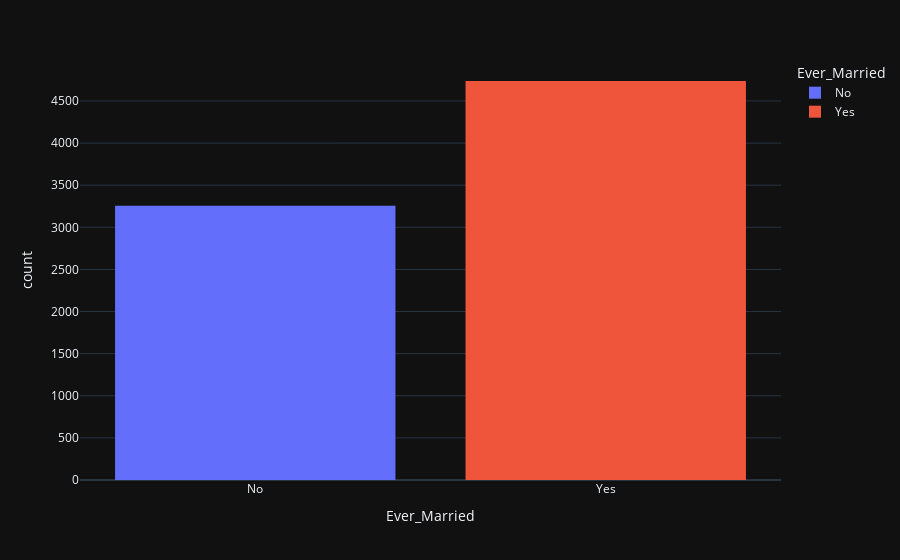

This figure's notebook cell:
### Code cell
fig2 = px.histogram(Train,x='Ever_Married',color='Ever_Married',template='plotly_dark')
fig2.show()

### Figure 1 — Plotly figure (JSON) as saved in the notebook; plotly's stock layout.template omitted (floating-point values rounded to 4 significant figures; data arrays with more than 128 entries replaced by an {"elided": "..."} marker saying what was removed)
{"data": [{"alignmentgroup": "True", "bingroup": "x", "hovertemplate": "Ever_Married=%{x}<br>count=%{y}<extra></extra>", "legendgroup": "No", "marker": {"color": "#636efa", "pattern": {"shape": ""}}, "name": "No", "offsetgroup": "No", "orientation": "v", "showlegend": true, "type": "histogram", "x": {"elided": "3255 str values"}, "xaxis": "x", "yaxis": "y"}, {"alignmentgroup": "True", "bingroup": "x", "hovertemplate": "Ever_Married=%{x}<br>count=%{y}<extra></extra>", "legendgroup": "Yes", "marker": {"color": "#EF553B", "pattern": {"shape": ""}}, "name": "Yes", "offsetgroup": "Yes", "orientation": "v", "showlegend": true, "type": "histogram", "x": {"elided": "4737 str values"}, "xaxis": "x", "yaxis": "y"}], "layout": {"barmode": "relative", "legend": {"title": {"text": "Ever_Married"}, "tracegroupgap": 0}, "margin": {"t": 60}, "xaxis": {"anchor": "y", "categoryarray": ["No", "Yes"], "categoryorder": "array", "domain": [0, 1], "title": {"text": "Ever_Married"}}, "yaxis": {"anchor": "x", "domain": [0, 1], "title": {"text": "count"}}}}
